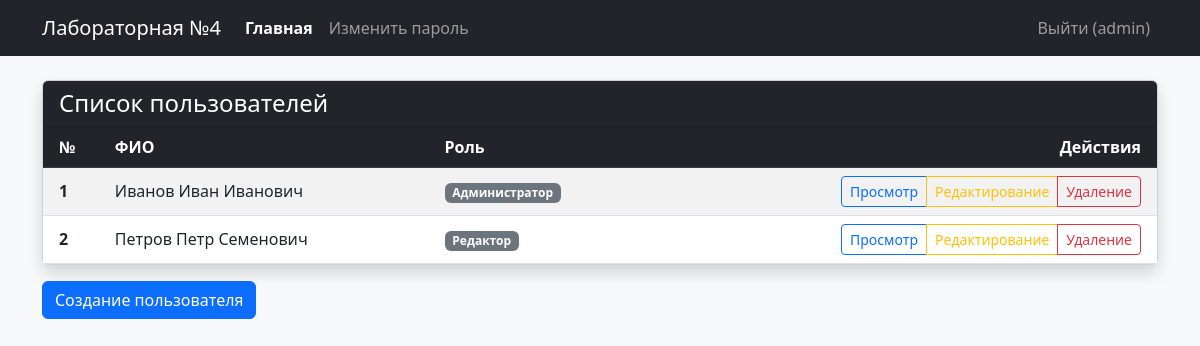
The page / (signed in) on the database its author committed.
### tables this page shows
CREATE TABLE users (
    id INTEGER PRIMARY KEY AUTOINCREMENT,
    login TEXT NOT NULL UNIQUE,
    password_hash TEXT NOT NULL,
    last_name TEXT,
    first_name TEXT NOT NULL,
    middle_name TEXT,
    role_id INTEGER,
    created_at TIMESTAMP DEFAULT CURRENT_TIMESTAMP,
    FOREIGN KEY (role_id) REFERENCES roles(id) ON DELETE SET NULL
);

CREATE TABLE roles (
    id INTEGER PRIMARY KEY AUTOINCREMENT,
    name TEXT NOT NULL UNIQUE,
    description TEXT
);

### app.py (the view)
@app.route('/')
def index():
    conn = get_db_conn()
    users = conn.execute('''
        SELECT u.id, u.login, u.last_name, u.first_name, u.middle_name, r.name as role_name
        FROM users u
        LEFT JOIN roles r ON u.role_id = r.id
    ''').fetchall()
    conn.close()
    return render_template('index.html', users=users)

### app.py (called while the page is built)
def get_db_conn():
    conn = sqlite3.connect(app.config['DATABASE'])
    conn.row_factory = sqlite3.Row
    return conn

@login_manager.user_loader
def load_user(user_id):
    conn = get_db_conn()
    res = conn.execute('SELECT id, login, role_id FROM users WHERE id = ?', (user_id,)).fetchone()
    conn.close()
    if res:
        return User(res['id'], res['login'], res['role_id'])
    return None

### templates/index.html (shortened to what this page needs)
{% extends "base.html" %}
{% block content %}
<div class="card shadow">
    <div class="card-header bg-dark text-white d-flex justify-content-between align-items-center">
        <h4 class="mb-0">Список пользователей</h4>
    </div>
    <div class="card-body p-0">
        <table class="table table-striped table-hover mb-0">
            <thead class="table-dark">
                <tr>
                    <th scope="col" class="ps-3">№</th>
                    <th scope="col">ФИО</th>
                    <th scope="col">Роль</th>
                    <th scope="col" class="text-end pe-3">Действия</th>
                </tr>
            </thead>
            <tbody>
                {% for user in users %}
                <tr>
                    <th scope="row" class="ps-3 align-middle">{{ loop.index }}</th>
                    <td class="align-middle">
                        {{ user.last_name or '' }} {{ user.first_name }} {{ user.middle_name or '' }}
                    </td>
                    <td class="align-middle">
                        <span class="badge bg-secondary">{{ user.role_name or 'Нет роли' }}</span>
                    </td>
                    <td class="text-end pe-3 align-middle">
                        <div class="btn-group btn-group-sm">
                            <a href="{{ url_for('view_user', user_id=user.id) }}" class="btn btn-outline-primary">Просмотр</a>
                            {% if current_user.is_authenticated %}
                            <a href="{{ url_for('edit_user', user_id=user.id) }}" class="btn btn-outline-warning">Редактирование</a>
                            <button type="button" class="btn btn-outline-danger"
                                    data-bs-toggle="modal"
                                    data-bs-target="#deleteModal"
                                    data-id="{{ user.id }}"
                                    data-fio="{{ user.last_name or '' }} {{ user.first_name }} {{ user.middle_name or '' }}">
                                Удаление
                            </button>
                            {% endif %}
                        </div>
                    </td>
                </tr>
                {% else %}
                <tr>
                    <td colspan="4" class="text-center py-4 text-muted">Пользователи отсутствуют в базе данных.</td>
                </tr>
                {% endfor %}
            </tbody>
        </table>
    </div>
</div>
{% if current_user.is_authenticated %}
<div class="mt-3">
    <a href="{{ url_for('create_user') }}" class="btn btn-primary">Создание пользователя</a>
</div>
{% endif %}
{% endblock %}

### templates/base.html (shortened to what this page needs)
<!DOCTYPE html>
<html lang="ru">
<head>
    <link href="https://cdn.jsdelivr.net/npm/bootstrap@5.3.0/dist/css/bootstrap.min.css" rel="stylesheet">
</head>
<body class="bg-light">
    <nav class="navbar navbar-expand-lg navbar-dark bg-dark mb-4">
        <div class="container">
            <a class="navbar-brand" href="{{ url_for('index') }}">Лабораторная №4</a>
            <div class="collapse navbar-collapse" id="navbarNav">
                <ul class="navbar-nav me-auto">
                    <li class="nav-item">
                        <a class="nav-link {{ 'active' if request.endpoint == 'index' }}"
                           href="{{ url_for('index') }}">Главная</a>
                    </li>
                    {% if current_user.is_authenticated %}
                    <li class="nav-item">
                        <a class="nav-link {{ 'active' if request.endpoint == 'change_password' }}"
                           href="{{ url_for('change_password') }}">Изменить пароль</a>
                    </li>
                    {% endif %}
                </ul>
                <ul class="navbar-nav">
                    {% if current_user.is_authenticated %}
                    <li class="nav-item">
                        <a class="nav-link" href="{{ url_for('logout') }}">Выйти ({{ current_user.login }})</a>
                    </li>
                    {% else %}
                    <li class="nav-item">
                        <a class="nav-link {{ 'active' if request.endpoint == 'login' }}"
                           href="{{ url_for('login') }}">Войти</a>
                    </li>
                    {% endif %}
                </ul>
            </div>
        </div>
    </nav>
    <div class="container">
        {% block content %}{% endblock %}
    </div>
</body>
</html>

### templates/base.html (style rules this page uses)
.navbar-dark .navbar-nav .nav-link.active { color: #fff; font-weight: bold; }

### rows shown on the page
users: login "admin", last_name "Иванов", first_name "Иван", middle_name "Иванович", name "Администратор"
users: last_name "Петров", first_name "Петр", middle_name "Семенович", name "Редактор"
